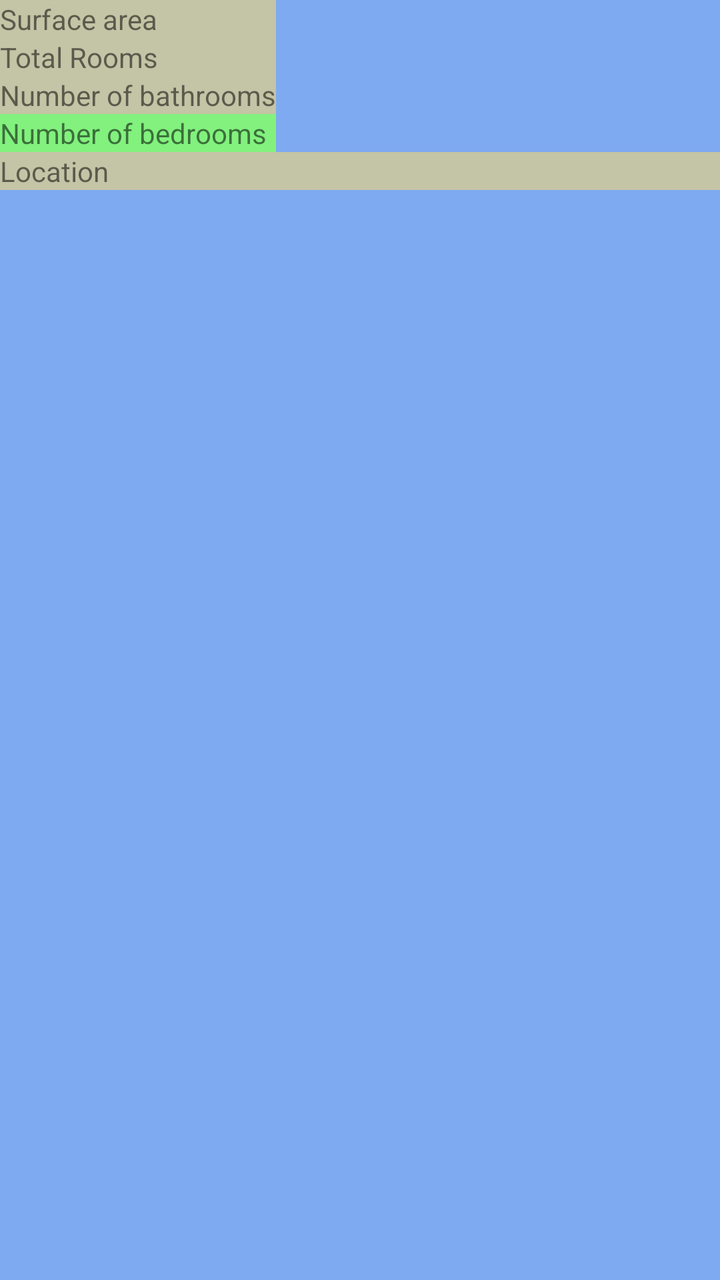
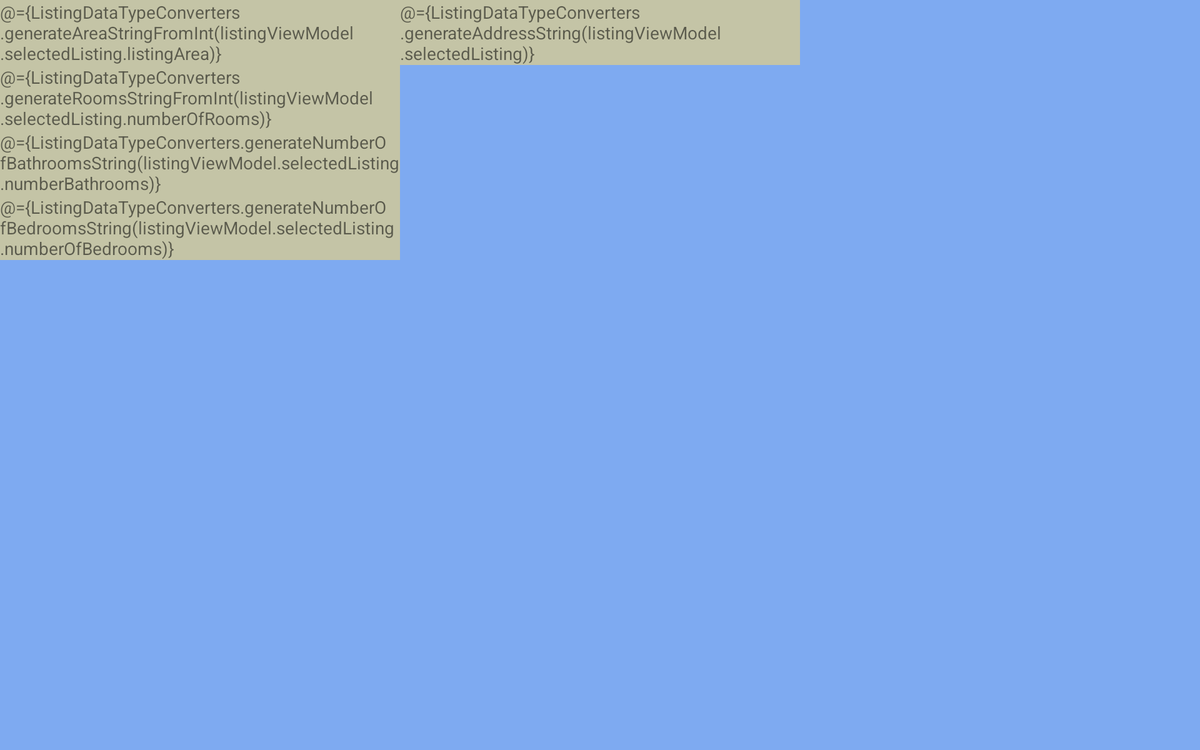

One screen, two layout resources from the same app: the default and the repository's alternative for another configuration. Each is rendered where Android would select it; the XML of both is given below.
<!-- AndroidManifest.xml: application theme AppTheme -->
<!-- res/layout/listing_information_grid_layout.xml -->
<?xml version="1.0" encoding="utf-8"?>
<layout xmlns:android="http://schemas.android.com/apk/res/android">

    <data>

        <variable
            name="listingViewModel"
            type="com.openclassrooms.realestatemanager.database_files.ListingViewModel" />

    </data>

    <LinearLayout
        android:layout_width="match_parent"
        android:layout_height="match_parent"
        android:background="@color/root_layout_color"
        android:orientation="vertical">

        <LinearLayout
            android:layout_width="wrap_content"
            android:layout_height="wrap_content"
            android:background="@color/landscape_detail_color"
            android:orientation="vertical">

            <TextView
                android:layout_width="match_parent"
                android:layout_height="wrap_content"
                android:background="@color/generic_background_color"
                android:text="Surface area" />

            <TextView
                android:layout_width="match_parent"
                android:layout_height="wrap_content"
                android:background="@color/generic_background_color"
                android:text="Total Rooms" />

            <TextView
                android:layout_width="match_parent"
                android:layout_height="wrap_content"
                android:background="@color/generic_background_color"
                android:text="Number of bathrooms" />

            <TextView
                android:layout_width="match_parent"
                android:layout_height="wrap_content"
                android:text="Number of bedrooms" />

        </LinearLayout>

        <TextView
            android:layout_width="match_parent"
            android:layout_height="wrap_content"
            android:background="@color/generic_background_color"
            android:text="Location" />

        <ImageView
            android:layout_width="match_parent"
            android:layout_height="wrap_content"
            android:background="@color/generic_background_color"
            android:src="@drawable/placeholder_image" />


    </LinearLayout>
</layout>
<!-- resources referenced by this layout -->
<resources>
  <color name="generic_background_color">#C4C4A6</color>
  <color name="landscape_detail_color">#82F17E</color>
  <color name="root_layout_color">#7EAAF1</color>
  <style name="AppTheme" parent="Theme.MaterialComponents.Light.NoActionBar">
          
          
          <item name="colorPrimary">@color/colorPrimary</item>
          <item name="colorPrimaryDark">@color/colorPrimaryDark</item>
          <item name="colorAccent">@color/colorAccent</item>
      </style>
  <color name="colorPrimary">#3F51B5</color>
  <color name="colorPrimaryDark">#303F9F</color>
  <color name="colorAccent">#FF4081</color>
</resources>
<!-- res/layout-w900dp-land/listing_information_grid_layout.xml (the repository's variant of the layout above) -->
<!-- drawn on a 7-inch tablet turned sideways -->
<?xml version="1.0" encoding="utf-8"?>
<layout xmlns:android="http://schemas.android.com/apk/res/android">
    <data>

        <variable
            name="listingViewModel"
            type="com.openclassrooms.realestatemanager.database_files.ListingViewModel" />

        <import type="com.openclassrooms.realestatemanager.Utilities.ListingDataTypeConverters" />
    </data>

    <LinearLayout
        android:layout_width="match_parent"
        android:layout_height="match_parent"
        android:background="@color/root_layout_color"
        android:orientation="horizontal">

        
        <LinearLayout
            android:layout_width="0dp"
            android:layout_height="wrap_content"
            android:layout_weight="1"
            android:background="@color/landscape_detail_color"
            android:orientation="vertical">

            <TextView
                android:id="@+id/tv_surface_area"
                android:layout_width="match_parent"
                android:layout_height="wrap_content"
                android:background="@color/generic_background_color"
                android:text="@={ListingDataTypeConverters.generateAreaStringFromInt(listingViewModel.selectedListing.listingArea)}" />

            <TextView
                android:id="@+id/tv_total_rooms"
                android:layout_width="match_parent"
                android:layout_height="wrap_content"
                android:background="@color/generic_background_color"
                android:text="@={ListingDataTypeConverters.generateRoomsStringFromInt(listingViewModel.selectedListing.numberOfRooms)}" />

            <TextView
                android:id="@+id/tv_number_of_bathrooms"
                android:layout_width="match_parent"
                android:layout_height="wrap_content"
                android:background="@color/generic_background_color"
                android:text="@={ListingDataTypeConverters.generateNumberOfBathroomsString(listingViewModel.selectedListing.numberBathrooms)}" />

            <TextView
                android:id="@+id/tv_bedrooms"
                android:layout_width="match_parent"
                android:layout_height="wrap_content"
                android:background="@color/generic_background_color"
                android:text="@={ListingDataTypeConverters.generateNumberOfBedroomsString(listingViewModel.selectedListing.numberOfBedrooms)}" />

        </LinearLayout>

        <TextView
            android:id="@+id/tv_location"
            android:layout_width="0dp"
            android:layout_height="wrap_content"
            android:layout_weight="1"
            android:background="@color/generic_background_color"
            android:text="@={ListingDataTypeConverters.generateAddressString(listingViewModel.selectedListing)}" />

        <ImageView
            android:layout_width="0dp"
            android:layout_height="wrap_content"
            android:layout_weight="1"
            android:background="@color/colorPrimaryDark"
            android:contentDescription="A description"
            android:src="@drawable/placeholder_image" />


    </LinearLayout>
</layout>
<!-- resources referenced by the variant -->
<!-- as a 7-inch tablet turned sideways resolves them -->
<resources>
  <color name="colorPrimaryDark">#303F9F</color>
  <color name="generic_background_color">#C4C4A6</color>
  <color name="landscape_detail_color">#82F17E</color>
  <color name="root_layout_color">#7EAAF1</color>
  <style name="AppTheme" parent="Theme.MaterialComponents.Light.NoActionBar">
          
          
          <item name="colorPrimary">@color/colorPrimary</item>
          <item name="colorPrimaryDark">@color/colorPrimaryDark</item>
          <item name="colorAccent">@color/colorAccent</item>
      </style>
  <color name="colorPrimary">#3F51B5</color>
  <color name="colorAccent">#FF4081</color>
</resources>
